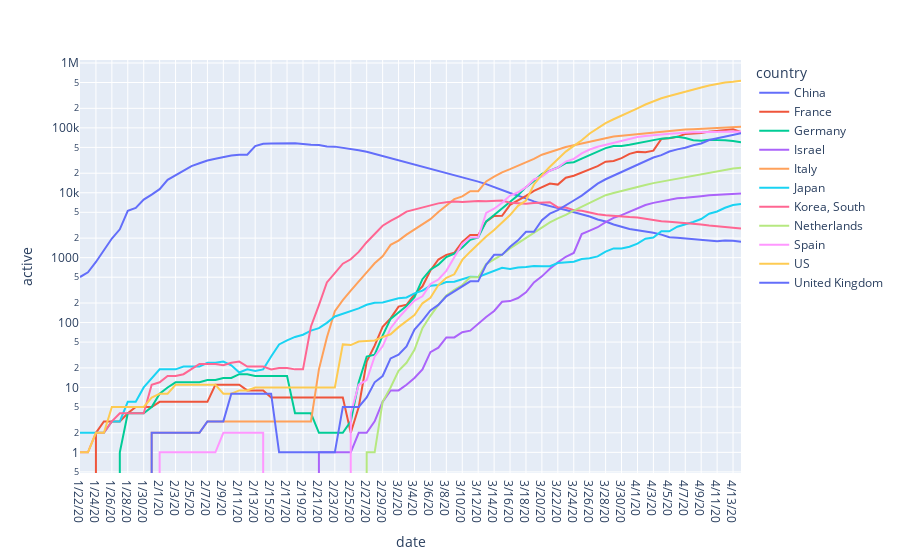

The code cell stored with this chart in its notebook:
### Code cell
fig = px.line(active_norm_of_interest, x="date", y="active", color='country', log_y=True)
fig.show()

### Figure 1 — Plotly figure (JSON) as saved in the notebook; plotly's stock layout.template omitted (floating-point values rounded to 4 significant figures)
{"data": [{"hoverlabel": {"namelength": 0}, "hovertemplate": "country=China<br>date=%{x}<br>active=%{y}", "legendgroup": "China", "line": {"color": "#636efa", "dash": "solid"}, "mode": "lines", "name": "China", "showlegend": true, "type": "scatter", "x": ["1/22/20", "1/23/20", "1/24/20", "1/25/20", "1/26/20", "1/27/20", "1/28/20", "1/29/20", "1/30/20", "1/31/20", "2/1/20", "2/2/20", "2/3/20", "2/4/20", "2/5/20", "2/6/20", "2/7/20", "2/8/20", "2/9/20", "2/10/20", "2/11/20", "2/12/20", "2/13/20", "2/14/20", "2/15/20", "2/16/20", "2/17/20", "2/18/20", "2/19/20", "2/20/20", "2/21/20", "2/22/20", "2/23/20", "2/24/20", "2/25/20", "2/26/20", "2/27/20", "2/28/20", "2/29/20", "3/1/20", "3/2/20", "3/3/20", "3/4/20", "3/5/20", "3/6/20", "3/7/20", "3/8/20", "3/9/20", "3/10/20", "3/11/20", "3/12/20", "3/13/20", "3/14/20", "3/15/20", "3/16/20", "3/17/20", "3/18/20", "3/19/20", "3/20/20", "3/21/20", "3/22/20", "3/23/20", "3/24/20", "3/25/20", "3/26/20", "3/27/20", "3/28/20", "3/29/20", "3/30/20", "3/31/20", "4/1/20", "4/2/20", "4/3/20", "4/4/20", "4/5/20", "4/6/20", "4/7/20", "4/8/20", "4/9/20", "4/10/20", "4/11/20", "4/12/20", "4/13/20", "4/14/20"], "xaxis": "x", "y": [503, 595, 858, 1325, 1970, 2737, 5277, 5834, 7835, 9375, 11357, 15806, 18677, 22373, 25762, 28477, 31393, 33413, 35705, 37424, 38638, 38560, 52309, 56860, 57452, 57992, 58108, 58002, 56541, 54825, 54608, 51859, 51390, 49631, 47413, 45365, 42924, 39809, 37199, 34898, 32368, 29864, 27402, 25230, 23702, 22159, 20335, 18933, 17567, 16116, 14859, 13569, 12124, 10783, 9906, 9030, 8106, 7372, 6731, 6189, 5799, 5410, 5030, 4603, 4310, 3881, 3600, 3236, 2967, 2764, 2640, 2545, 2425, 2267, 2062, 2020, 1973, 1905, 1865, 1810, 1794, 1835, 1829, 1761], "yaxis": "y"}, {"hoverlabel": {"namelength": 0}, "hovertemplate": "country=France<br>date=%{x}<br>active=%{y}", "legendgroup": "France", "line": {"color": "#EF553B", "dash": "solid"}, "mode": "lines", "name": "France", "showlegend": true, "type": "scatter", "x": ["1/22/20", "1/23/20", "1/24/20", "1/25/20", "1/26/20", "1/27/20", "1/28/20", "1/29/20", "1/30/20", "1/31/20", "2/1/20", "2/2/20", "2/3/20", "2/4/20", "2/5/20", "2/6/20", "2/7/20", "2/8/20", "2/9/20", "2/10/20", "2/11/20", "2/12/20", "2/13/20", "2/14/20", "2/15/20", "2/16/20", "2/17/20", "2/18/20", "2/19/20", "2/20/20", "2/21/20", "2/22/20", "2/23/20", "2/24/20", "2/25/20", "2/26/20", "2/27/20", "2/28/20", "2/29/20", "3/1/20", "3/2/20", "3/3/20", "3/4/20", "3/5/20", "3/6/20", "3/7/20", "3/8/20", "3/9/20", "3/10/20", "3/11/20", "3/12/20", "3/13/20", "3/14/20", "3/15/20", "3/16/20", "3/17/20", "3/18/20", "3/19/20", "3/20/20", "3/21/20", "3/22/20", "3/23/20", "3/24/20", "3/25/20", "3/26/20", "3/27/20", "3/28/20", "3/29/20", "3/30/20", "3/31/20", "4/1/20", "4/2/20", "4/3/20", "4/4/20", "4/5/20", "4/6/20", "4/7/20", "4/8/20", "4/9/20", "4/10/20", "4/11/20", "4/12/20", "4/13/20", "4/14/20"], "xaxis": "x", "y": [0, 0, 2, 3, 3, 3, 4, 5, 5, 5, 6, 6, 6, 6, 6, 6, 6, 11, 11, 11, 11, 9, 9, 9, 7, 7, 7, 7, 7, 7, 7, 7, 7, 7, 2, 5, 25, 44, 86, 116, 176, 188, 272, 362, 635, 936, 1105, 1188, 1749, 2233, 2233, 3590, 4393, 4429, 6522, 7554, 8963, 10714, 12295, 13888, 13361, 17055, 18270, 20360, 22898, 25698, 30064, 30871, 34176, 39782, 42653, 41983, 44547, 67702, 69331, 72609, 80199, 81620, 83140, 87521, 90213, 91789, 94888, 86515], "yaxis": "y"}, {"hoverlabel": {"namelength": 0}, "hovertemplate": "country=Germany<br>date=%{x}<br>active=%{y}", "legendgroup": "Germany", "line": {"color": "#00cc96", "dash": "solid"}, "mode": "lines", "name": "Germany", "showlegend": true, "type": "scatter", "x": ["1/22/20", "1/23/20", "1/24/20", "1/25/20", "1/26/20", "1/27/20", "1/28/20", "1/29/20", "1/30/20", "1/31/20", "2/1/20", "2/2/20", "2/3/20", "2/4/20", "2/5/20", "2/6/20", "2/7/20", "2/8/20", "2/9/20", "2/10/20", "2/11/20", "2/12/20", "2/13/20", "2/14/20", "2/15/20", "2/16/20", "2/17/20", "2/18/20", "2/19/20", "2/20/20", "2/21/20", "2/22/20", "2/23/20", "2/24/20", "2/25/20", "2/26/20", "2/27/20", "2/28/20", "2/29/20", "3/1/20", "3/2/20", "3/3/20", "3/4/20", "3/5/20", "3/6/20", "3/7/20", "3/8/20", "3/9/20", "3/10/20", "3/11/20", "3/12/20", "3/13/20", "3/14/20", "3/15/20", "3/16/20", "3/17/20", "3/18/20", "3/19/20", "3/20/20", "3/21/20", "3/22/20", "3/23/20", "3/24/20", "3/25/20", "3/26/20", "3/27/20", "3/28/20", "3/29/20", "3/30/20", "3/31/20", "4/1/20", "4/2/20", "4/3/20", "4/4/20", "4/5/20", "4/6/20", "4/7/20", "4/8/20", "4/9/20", "4/10/20", "4/11/20", "4/12/20", "4/13/20", "4/14/20"], "xaxis": "x", "y": [0, 0, 0, 0, 0, 1, 4, 4, 4, 5, 8, 10, 12, 12, 12, 12, 13, 13, 14, 14, 16, 16, 15, 15, 15, 15, 15, 4, 4, 4, 2, 2, 2, 2, 3, 12, 30, 32, 63, 114, 143, 180, 246, 466, 653, 781, 1022, 1156, 1437, 1880, 2050, 3622, 4530, 5738, 7188, 9166, 12194, 15163, 19601, 21896, 24513, 28667, 29586, 33570, 37998, 43871, 48781, 52351, 52740, 54933, 58252, 61247, 65309, 68248, 69839, 72864, 69566, 64647, 63167, 65491, 64772, 64532, 62578, 59865], "yaxis": "y"}, {"hoverlabel": {"namelength": 0}, "hovertemplate": "country=Israel<br>date=%{x}<br>active=%{y}", "legendgroup": "Israel", "line": {"color": "#ab63fa", "dash": "solid"}, "mode": "lines", "name": "Israel", "showlegend": true, "type": "scatter", "x": ["1/22/20", "1/23/20", "1/24/20", "1/25/20", "1/26/20", "1/27/20", "1/28/20", "1/29/20", "1/30/20", "1/31/20", "2/1/20", "2/2/20", "2/3/20", "2/4/20", "2/5/20", "2/6/20", "2/7/20", "2/8/20", "2/9/20", "2/10/20", "2/11/20", "2/12/20", "2/13/20", "2/14/20", "2/15/20", "2/16/20", "2/17/20", "2/18/20", "2/19/20", "2/20/20", "2/21/20", "2/22/20", "2/23/20", "2/24/20", "2/25/20", "2/26/20", "2/27/20", "2/28/20", "2/29/20", "3/1/20", "3/2/20", "3/3/20", "3/4/20", "3/5/20", "3/6/20", "3/7/20", "3/8/20", "3/9/20", "3/10/20", "3/11/20", "3/12/20", "3/13/20", "3/14/20", "3/15/20", "3/16/20", "3/17/20", "3/18/20", "3/19/20", "3/20/20", "3/21/20", "3/22/20", "3/23/20", "3/24/20", "3/25/20", "3/26/20", "3/27/20", "3/28/20", "3/29/20", "3/30/20", "3/31/20", "4/1/20", "4/2/20", "4/3/20", "4/4/20", "4/5/20", "4/6/20", "4/7/20", "4/8/20", "4/9/20", "4/10/20", "4/11/20", "4/12/20", "4/13/20", "4/14/20"], "xaxis": "x", "y": [0, 0, 0, 0, 0, 0, 0, 0, 0, 0, 0, 0, 0, 0, 0, 0, 0, 0, 0, 0, 0, 0, 0, 0, 0, 0, 0, 0, 0, 0, 1, 1, 1, 1, 1, 2, 2, 3, 6, 9, 9, 11, 14, 19, 35, 41, 59, 59, 71, 75, 96, 122, 151, 209, 214, 239, 293, 416, 515, 675, 845, 1033, 1182, 2306, 2617, 2944, 3518, 4100, 4518, 5114, 5825, 6483, 6985, 7380, 7904, 8262, 8413, 8530, 8871, 9130, 9301, 9415, 9615, 9728], "yaxis": "y"}, {"hoverlabel": {"namelength": 0}, "hovertemplate": "country=Italy<br>date=%{x}<br>active=%{y}", "legendgroup": "Italy", "line": {"color": "#FFA15A", "dash": "solid"}, "mode": "lines", "name": "Italy", "showlegend": true, "type": "scatter", "x": ["1/22/20", "1/23/20", "1/24/20", "1/25/20", "1/26/20", "1/27/20", "1/28/20", "1/29/20", "1/30/20", "1/31/20", "2/1/20", "2/2/20", "2/3/20", "2/4/20", "2/5/20", "2/6/20", "2/7/20", "2/8/20", "2/9/20", "2/10/20", "2/11/20", "2/12/20", "2/13/20", "2/14/20", "2/15/20", "2/16/20", "2/17/20", "2/18/20", "2/19/20", "2/20/20", "2/21/20", "2/22/20", "2/23/20", "2/24/20", "2/25/20", "2/26/20", "2/27/20", "2/28/20", "2/29/20", "3/1/20", "3/2/20", "3/3/20", "3/4/20", "3/5/20", "3/6/20", "3/7/20", "3/8/20", "3/9/20", "3/10/20", "3/11/20", "3/12/20", "3/13/20", "3/14/20", "3/15/20", "3/16/20", "3/17/20", "3/18/20", "3/19/20", "3/20/20", "3/21/20", "3/22/20", "3/23/20", "3/24/20", "3/25/20", "3/26/20", "3/27/20", "3/28/20", "3/29/20", "3/30/20", "3/31/20", "4/1/20", "4/2/20", "4/3/20", "4/4/20", "4/5/20", "4/6/20", "4/7/20", "4/8/20", "4/9/20", "4/10/20", "4/11/20", "4/12/20", "4/13/20", "4/14/20"], "xaxis": "x", "y": [0, 0, 0, 0, 0, 0, 0, 0, 0, 2, 2, 2, 2, 2, 2, 2, 3, 3, 3, 3, 3, 3, 3, 3, 3, 3, 3, 3, 3, 3, 19, 59, 150, 221, 311, 438, 593, 821, 1053, 1577, 1835, 2263, 2706, 3296, 3916, 5061, 6387, 7985, 8794, 10590, 10590, 14955, 17750, 20603, 23073, 26062, 28710, 33190, 38549, 42681, 46638, 50826, 54030, 57521, 62013, 66414, 70065, 73880, 75528, 77635, 80572, 83049, 85388, 88274, 91246, 93187, 94067, 95262, 96877, 98273, 100269, 102253, 103616, 104291], "yaxis": "y"}, {"hoverlabel": {"namelength": 0}, "hovertemplate": "country=Japan<br>date=%{x}<br>active=%{y}", "legendgroup": "Japan", "line": {"color": "#19d3f3", "dash": "solid"}, "mode": "lines", "name": "Japan", "showlegend": true, "type": "scatter", "x": ["1/22/20", "1/23/20", "1/24/20", "1/25/20", "1/26/20", "1/27/20", "1/28/20", "1/29/20", "1/30/20", "1/31/20", "2/1/20", "2/2/20", "2/3/20", "2/4/20", "2/5/20", "2/6/20", "2/7/20", "2/8/20", "2/9/20", "2/10/20", "2/11/20", "2/12/20", "2/13/20", "2/14/20", "2/15/20", "2/16/20", "2/17/20", "2/18/20", "2/19/20", "2/20/20", "2/21/20", "2/22/20", "2/23/20", "2/24/20", "2/25/20", "2/26/20", "2/27/20", "2/28/20", "2/29/20", "3/1/20", "3/2/20", "3/3/20", "3/4/20", "3/5/20", "3/6/20", "3/7/20", "3/8/20", "3/9/20", "3/10/20", "3/11/20", "3/12/20", "3/13/20", "3/14/20", "3/15/20", "3/16/20", "3/17/20", "3/18/20", "3/19/20", "3/20/20", "3/21/20", "3/22/20", "3/23/20", "3/24/20", "3/25/20", "3/26/20", "3/27/20", "3/28/20", "3/29/20", "3/30/20", "3/31/20", "4/1/20", "4/2/20", "4/3/20", "4/4/20", "4/5/20", "4/6/20", "4/7/20", "4/8/20", "4/9/20", "4/10/20", "4/11/20", "4/12/20", "4/13/20", "4/14/20"], "xaxis": "x", "y": [2, 2, 2, 2, 3, 3, 6, 6, 10, 14, 19, 19, 19, 21, 21, 21, 24, 24, 25, 22, 17, 19, 18, 19, 30, 46, 53, 60, 65, 75, 82, 99, 124, 136, 147, 165, 188, 202, 204, 218, 236, 244, 282, 311, 368, 379, 420, 425, 470, 506, 505, 564, 633, 699, 668, 705, 716, 745, 739, 740, 825, 851, 865, 952, 981, 1047, 1237, 1388, 1388, 1473, 1649, 1961, 2040, 2548, 2548, 2994, 3222, 3542, 3941, 4746, 5144, 5878, 6463, 6703], "yaxis": "y"}, {"hoverlabel": {"namelength": 0}, "hovertemplate": "country=Korea, South<br>date=%{x}<br>active=%{y}", "legendgroup": "Korea, South", "line": {"color": "#FF6692", "dash": "solid"}, "mode": "lines", "name": "Korea, South", "showlegend": true, "type": "scatter", "x": ["1/22/20", "1/23/20", "1/24/20", "1/25/20", "1/26/20", "1/27/20", "1/28/20", "1/29/20", "1/30/20", "1/31/20", "2/1/20", "2/2/20", "2/3/20", "2/4/20", "2/5/20", "2/6/20", "2/7/20", "2/8/20", "2/9/20", "2/10/20", "2/11/20", "2/12/20", "2/13/20", "2/14/20", "2/15/20", "2/16/20", "2/17/20", "2/18/20", "2/19/20", "2/20/20", "2/21/20", "2/22/20", "2/23/20", "2/24/20", "2/25/20", "2/26/20", "2/27/20", "2/28/20", "2/29/20", "3/1/20", "3/2/20", "3/3/20", "3/4/20", "3/5/20", "3/6/20", "3/7/20", "3/8/20", "3/9/20", "3/10/20", "3/11/20", "3/12/20", "3/13/20", "3/14/20", "3/15/20", "3/16/20", "3/17/20", "3/18/20", "3/19/20", "3/20/20", "3/21/20", "3/22/20", "3/23/20", "3/24/20", "3/25/20", "3/26/20", "3/27/20", "3/28/20", "3/29/20", "3/30/20", "3/31/20", "4/1/20", "4/2/20", "4/3/20", "4/4/20", "4/5/20", "4/6/20", "4/7/20", "4/8/20", "4/9/20", "4/10/20", "4/11/20", "4/12/20", "4/13/20", "4/14/20"], "xaxis": "x", "y": [1, 1, 2, 2, 3, 4, 4, 4, 4, 11, 12, 15, 15, 16, 19, 23, 23, 23, 22, 24, 25, 21, 21, 21, 19, 20, 20, 19, 19, 87, 186, 415, 578, 807, 945, 1227, 1731, 2302, 3107, 3689, 4277, 5128, 5545, 6012, 6416, 6862, 7146, 7307, 7212, 7407, 7470, 7403, 7504, 7577, 7024, 6832, 6789, 6934, 7018, 7157, 5941, 5941, 5410, 5281, 4966, 4665, 4523, 4398, 4275, 4216, 4155, 3979, 3867, 3654, 3591, 3500, 3445, 3408, 3246, 3125, 3026, 2930, 2873, 2808], "yaxis": "y"}, {"hoverlabel": {"namelength": 0}, "hovertemplate": "country=Netherlands<br>date=%{x}<br>active=%{y}", "legendgroup": "Netherlands", "line": {"color": "#B6E880", "dash": "solid"}, "mode": "lines", "name": "Netherlands", "showlegend": true, "type": "scatter", "x": ["1/22/20", "1/23/20", "1/24/20", "1/25/20", "1/26/20", "1/27/20", "1/28/20", "1/29/20", "1/30/20", "1/31/20", "2/1/20", "2/2/20", "2/3/20", "2/4/20", "2/5/20", "2/6/20", "2/7/20", "2/8/20", "2/9/20", "2/10/20", "2/11/20", "2/12/20", "2/13/20", "2/14/20", "2/15/20", "2/16/20", "2/17/20", "2/18/20", "2/19/20", "2/20/20", "2/21/20", "2/22/20", "2/23/20", "2/24/20", "2/25/20", "2/26/20", "2/27/20", "2/28/20", "2/29/20", "3/1/20", "3/2/20", "3/3/20", "3/4/20", "3/5/20", "3/6/20", "3/7/20", "3/8/20", "3/9/20", "3/10/20", "3/11/20", "3/12/20", "3/13/20", "3/14/20", "3/15/20", "3/16/20", "3/17/20", "3/18/20", "3/19/20", "3/20/20", "3/21/20", "3/22/20", "3/23/20", "3/24/20", "3/25/20", "3/26/20", "3/27/20", "3/28/20", "3/29/20", "3/30/20", "3/31/20", "4/1/20", "4/2/20", "4/3/20", "4/4/20", "4/5/20", "4/6/20", "4/7/20", "4/8/20", "4/9/20", "4/10/20", "4/11/20", "4/12/20", "4/13/20", "4/14/20"], "xaxis": "x", "y": [0, 0, 0, 0, 0, 0, 0, 0, 0, 0, 0, 0, 0, 0, 0, 0, 0, 0, 0, 0, 0, 0, 0, 0, 0, 0, 0, 0, 0, 0, 0, 0, 0, 0, 0, 0, 1, 1, 6, 10, 18, 24, 38, 82, 127, 187, 262, 318, 378, 498, 498, 796, 948, 1116, 1390, 1666, 1998, 2388, 2894, 3501, 4035, 4548, 5300, 6077, 7027, 8094, 9173, 9905, 10699, 11374, 12261, 13187, 14071, 14809, 15925, 16794, 17329, 18155, 19222, 20442, 21627, 22704, 23582, 24328], "yaxis": "y"}, {"hoverlabel": {"namelength": 0}, "hovertemplate": "country=Spain<br>date=%{x}<br>active=%{y}", "legendgroup": "Spain", "line": {"color": "#FF97FF", "dash": "solid"}, "mode": "lines", "name": "Spain", "showlegend": true, "type": "scatter", "x": ["1/22/20", "1/23/20", "1/24/20", "1/25/20", "1/26/20", "1/27/20", "1/28/20", "1/29/20", "1/30/20", "1/31/20", "2/1/20", "2/2/20", "2/3/20", "2/4/20", "2/5/20", "2/6/20", "2/7/20", "2/8/20", "2/9/20", "2/10/20", "2/11/20", "2/12/20", "2/13/20", "2/14/20", "2/15/20", "2/16/20", "2/17/20", "2/18/20", "2/19/20", "2/20/20", "2/21/20", "2/22/20", "2/23/20", "2/24/20", "2/25/20", "2/26/20", "2/27/20", "2/28/20", "2/29/20", "3/1/20", "3/2/20", "3/3/20", "3/4/20", "3/5/20", "3/6/20", "3/7/20", "3/8/20", "3/9/20", "3/10/20", "3/11/20", "3/12/20", "3/13/20", "3/14/20", "3/15/20", "3/16/20", "3/17/20", "3/18/20", "3/19/20", "3/20/20", "3/21/20", "3/22/20", "3/23/20", "3/24/20", "3/25/20", "3/26/20", "3/27/20", "3/28/20", "3/29/20", "3/30/20", "3/31/20", "4/1/20", "4/2/20", "4/3/20", "4/4/20", "4/5/20", "4/6/20", "4/7/20", "4/8/20", "4/9/20", "4/10/20", "4/11/20", "4/12/20", "4/13/20", "4/14/20"], "xaxis": "x", "y": [0, 0, 0, 0, 0, 0, 0, 0, 0, 0, 1, 1, 1, 1, 1, 1, 1, 1, 2, 2, 2, 2, 2, 2, 0, 0, 0, 0, 0, 0, 0, 0, 0, 0, 4, 11, 13, 30, 43, 82, 118, 162, 218, 254, 393, 460, 626, 1013, 1628, 2040, 2039, 4906, 5679, 6992, 9070, 10187, 12206, 16026, 17779, 21874, 24421, 30250, 33283, 40501, 46406, 51224, 54968, 58598, 63460, 68200, 72084, 74974, 77488, 80002, 80925, 82897, 84689, 85407, 85610, 86524, 87312, 87231, 87616, 86981], "yaxis": "y"}, {"hoverlabel": {"namelength": 0}, "hovertemplate": "country=US<br>date=%{x}<br>active=%{y}", "legendgroup": "US", "line": {"color": "#FECB52", "dash": "solid"}, "mode": "lines", "name": "US", "showlegend": true, "type": "scatter", "x": ["1/22/20", "1/23/20", "1/24/20", "1/25/20", "1/26/20", "1/27/20", "1/28/20", "1/29/20", "1/30/20", "1/31/20", "2/1/20", "2/2/20", "2/3/20", "2/4/20", "2/5/20", "2/6/20", "2/7/20", "2/8/20", "2/9/20", "2/10/20", "2/11/20", "2/12/20", "2/13/20", "2/14/20", "2/15/20", "2/16/20", "2/17/20", "2/18/20", "2/19/20", "2/20/20", "2/21/20", "2/22/20", "2/23/20", "2/24/20", "2/25/20", "2/26/20", "2/27/20", "2/28/20", "2/29/20", "3/1/20", "3/2/20", "3/3/20", "3/4/20", "3/5/20", "3/6/20", "3/7/20", "3/8/20", "3/9/20", "3/10/20", "3/11/20", "3/12/20", "3/13/20", "3/14/20", "3/15/20", "3/16/20", "3/17/20", "3/18/20", "3/19/20", "3/20/20", "3/21/20", "3/22/20", "3/23/20", "3/24/20", "3/25/20", "3/26/20", "3/27/20", "3/28/20", "3/29/20", "3/30/20", "3/31/20", "4/1/20", "4/2/20", "4/3/20", "4/4/20", "4/5/20", "4/6/20", "4/7/20", "4/8/20", "4/9/20", "4/10/20", "4/11/20", "4/12/20", "4/13/20", "4/14/20"], "xaxis": "x", "y": [1, 1, 2, 2, 5, 5, 5, 5, 5, 7, 8, 8, 11, 11, 11, 11, 11, 11, 8, 8, 9, 9, 10, 10, 10, 10, 10, 10, 10, 10, 10, 10, 10, 46, 45, 51, 52, 53, 60, 66, 85, 104, 131, 198, 241, 378, 490, 554, 923, 1237, 1611, 2120, 2661, 3424, 4530, 6296, 7560, 13426, 18882, 25117, 32681, 43112, 52686, 64475, 81946, 99207, 118367, 135777, 153209, 177275, 200141, 228835, 258792, 285794, 310005, 336303, 361738, 390798, 419549, 449159, 474663, 500305, 513608, 534075], "yaxis": "y"}, {"hoverlabel": {"namelength": 0}, "hovertemplate": "country=United Kingdom<br>date=%{x}<br>active=%{y}", "legendgroup": "United Kingdom", "line": {"color": "#636efa", "dash": "solid"}, "mode": "lines", "name": "United Kingdom", "showlegend": true, "type": "scatter", "x": ["1/22/20", "1/23/20", "1/24/20", "1/25/20", "1/26/20", "1/27/20", "1/28/20", "1/29/20", "1/30/20", "1/31/20", "2/1/20", "2/2/20", "2/3/20", "2/4/20", "2/5/20", "2/6/20", "2/7/20", "2/8/20", "2/9/20", "2/10/20", "2/11/20", "2/12/20", "2/13/20", "2/14/20", "2/15/20", "2/16/20", "2/17/20", "2/18/20", "2/19/20", "2/20/20", "2/21/20", "2/22/20", "2/23/20", "2/24/20", "2/25/20", "2/26/20", "2/27/20", "2/28/20", "2/29/20", "3/1/20", "3/2/20", "3/3/20", "3/4/20", "3/5/20", "3/6/20", "3/7/20", "3/8/20", "3/9/20", "3/10/20", "3/11/20", "3/12/20", "3/13/20", "3/14/20", "3/15/20", "3/16/20", "3/17/20", "3/18/20", "3/19/20", "3/20/20", "3/21/20", "3/22/20", "3/23/20", "3/24/20", "3/25/20", "3/26/20", "3/27/20", "3/28/20", "3/29/20", "3/30/20", "3/31/20", "4/1/20", "4/2/20", "4/3/20", "4/4/20", "4/5/20", "4/6/20", "4/7/20", "4/8/20", "4/9/20", "4/10/20", "4/11/20", "4/12/20", "4/13/20", "4/14/20"], "xaxis": "x", "y": [0, 0, 0, 0, 0, 0, 0, 0, 0, 2, 2, 2, 2, 2, 2, 2, 3, 3, 3, 8, 8, 8, 8, 8, 8, 1, 1, 1, 1, 1, 1, 1, 1, 5, 5, 5, 7, 12, 15, 28, 32, 43, 78, 107, 154, 187, 253, 300, 359, 432, 432, 775, 1104, 1105, 1474, 1851, 2503, 2511, 3769, 4766, 5396, 6323, 7601, 9034, 11082, 13833, 16140, 18398, 20871, 23509, 27329, 31055, 34870, 37942, 43264, 46607, 49453, 54018, 57520, 65043, 69360, 73951, 77919, 82393], "yaxis": "y"}], "layout": {"legend": {"title": {"text": "country"}, "tracegroupgap": 0}, "margin": {"t": 60}, "xaxis": {"anchor": "y", "domain": [0, 1], "title": {"text": "date"}}, "yaxis": {"anchor": "x", "domain": [0, 1], "title": {"text": "active"}, "type": "log"}}}
